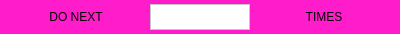
<?xml version="1.0" encoding="UTF-8"?>
<ui version="4.0">
 <class>LoopBlock_Canvas</class>
 <widget class="CBBaseBlock" name="LoopBlock_Canvas">
  <property name="geometry">
   <rect>
    <x>0</x>
    <y>0</y>
    <width>400</width>
    <height>34</height>
   </rect>
  </property>
  <property name="windowTitle">
   <string>LoopBlock_Canvas</string>
  </property>
  <layout class="QHBoxLayout" name="horizontalLayout">
   <property name="leftMargin">
    <number>0</number>
   </property>
   <property name="topMargin">
    <number>0</number>
   </property>
   <property name="rightMargin">
    <number>0</number>
   </property>
   <property name="bottomMargin">
    <number>0</number>
   </property>
   <item>
    <widget class="QWidget" name="widget" native="true">
     <property name="styleSheet">
      <string notr="true">background-color: rgb(255, 28, 202);</string>
     </property>
     <layout class="QHBoxLayout" name="horizontalLayout_2">
      <property name="leftMargin">
       <number>8</number>
      </property>
      <property name="topMargin">
       <number>4</number>
      </property>
      <property name="rightMargin">
       <number>8</number>
      </property>
      <property name="bottomMargin">
       <number>4</number>
      </property>
      <item>
       <widget class="QLabel" name="label">
        <property name="text">
         <string>DO NEXT</string>
        </property>
        <property name="alignment">
         <set>Qt::AlignCenter</set>
        </property>
       </widget>
      </item>
      <item>
       <widget class="QPlainTextEdit" name="InParam">
        <property name="maximumSize">
         <size>
          <width>100</width>
          <height>26</height>
         </size>
        </property>
        <property name="styleSheet">
         <string notr="true">background-color: rgb(255, 255, 255);</string>
        </property>
        <property name="verticalScrollBarPolicy">
         <enum>Qt::ScrollBarAlwaysOff</enum>
        </property>
        <property name="horizontalScrollBarPolicy">
         <enum>Qt::ScrollBarAlwaysOff</enum>
        </property>
       </widget>
      </item>
      <item>
       <widget class="QLabel" name="label_2">
        <property name="text">
         <string>TIMES</string>
        </property>
        <property name="alignment">
         <set>Qt::AlignCenter</set>
        </property>
       </widget>
      </item>
     </layout>
    </widget>
   </item>
  </layout>
 </widget>
 <layoutdefault spacing="6" margin="11"/>
 <customwidgets>
  <customwidget>
   <class>CBBaseBlock</class>
   <extends>QWidget</extends>
   <header>cbbaseblock.h</header>
   <container>1</container>
  </customwidget>
 </customwidgets>
 <resources/>
 <connections/>
</ui>
